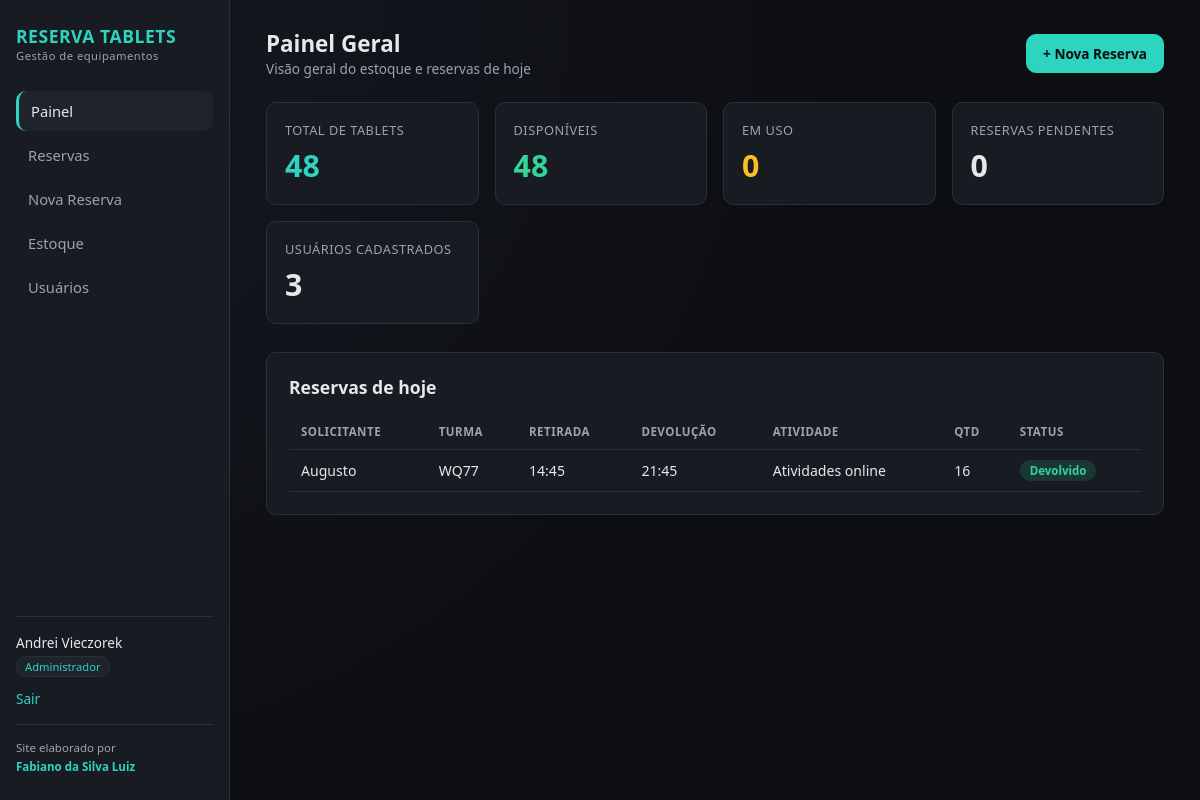
/ (signed in), run on the app's committed database.
### app.py (models this page shows, shortened)
class User(UserMixin, db.Model):
    __tablename__ = "users"
    id = db.Column(db.Integer, primary_key=True)
    nome = db.Column(db.String(120), nullable=False)
    username = db.Column(db.String(80), unique=True, nullable=False)
    senha_hash = db.Column(db.String(255), nullable=False)
    role = db.Column(db.String(20), nullable=False, default="professor")
    ativo = db.Column(db.Boolean, default=True)
    criado_em = db.Column(db.DateTime, default=datetime.utcnow)
    reservas = db.relationship("Reserva", backref="professor", lazy=True)
    @property
    def label_role(self):
        return ROLE_LABELS.get(self.role, self.role)

class Estoque(db.Model):
    __tablename__ = "estoque"
    id = db.Column(db.Integer, primary_key=True)
    total_tablets = db.Column(db.Integer, nullable=False, default=70)
    atualizado_em = db.Column(db.DateTime, default=datetime.utcnow, onupdate=datetime.utcnow)
    @staticmethod
    def get():
        e = Estoque.query.first()
        if not e:
            e = Estoque(total_tablets=70)
            db.session.add(e)
            db.session.commit()
        return e

class Reserva(db.Model):
    __tablename__ = "reservas"
    id = db.Column(db.Integer, primary_key=True)
    nome = db.Column(db.String(120), nullable=False)
    turma = db.Column(db.String(50))
    data = db.Column(db.Date, nullable=False)
    horario_retirada = db.Column(db.String(10))
    horario_devolucao = db.Column(db.String(10))
    atividade = db.Column(db.String(255))
    quantidade_solicitada = db.Column(db.Integer, nullable=False, default=1)
    quantidade_devolvida = db.Column(db.Integer, default=0)
    status = db.Column(db.String(20), default="pendente")  # pendente, retirado, devolvido, cancelado
    criado_em = db.Column(db.DateTime, default=datetime.utcnow)
    professor_id = db.Column(db.Integer, db.ForeignKey("users.id"), nullable=True)
    @property
    def label_status(self):
        return STATUS_LABELS.get(self.status, self.status)

### app.py (the view)
@app.route("/")
@login_required
def dashboard():
    estoque = Estoque.get()
    em_uso = tablets_em_uso()
    disponiveis = estoque.total_tablets - em_uso
    if current_user.role == "professor":
        minhas_reservas = Reserva.query.filter_by(professor_id=current_user.id).order_by(Reserva.data.desc()).limit(10).all()
        return render_template(
            "dashboard_professor.html",
            estoque=estoque, em_uso=em_uso, disponiveis=disponiveis,
            minhas_reservas=minhas_reservas
        )
    else:
        hoje = date.today()
        reservas_hoje = Reserva.query.filter_by(data=hoje).order_by(Reserva.horario_retirada).all()
        pendentes = Reserva.query.filter_by(status="pendente").count()
        retirados = Reserva.query.filter_by(status="retirado").count()
        total_usuarios = User.query.count()
        return render_template(
            "dashboard_admin.html",
            estoque=estoque, em_uso=em_uso, disponiveis=disponiveis,
            reservas_hoje=reservas_hoje, pendentes=pendentes, retirados=retirados,
            total_usuarios=total_usuarios
        )

### app.py (called while the page is built)
@login_manager.user_loader
def load_user(user_id):
    return User.query.get(int(user_id))

def tablets_em_uso():
    total = db.session.query(db.func.coalesce(db.func.sum(Reserva.quantidade_solicitada), 0)).filter(
        Reserva.status == "retirado"
    ).scalar()
    return total or 0

### templates/dashboard_admin.html (shortened to what this page needs)
{% extends "base.html" %}
{% block content %}
<div class="topbar">
  <div>
    <h1>Painel Geral</h1>
    <div class="subtitle">Visão geral do estoque e reservas de hoje</div>
  </div>
  <a href="{{ url_for('nova_reserva') }}" class="btn btn-primary">+ Nova Reserva</a>
</div>
<div class="cards">
  <div class="card accent">
    <div class="label">Total de Tablets</div>
    <div class="value">{{ estoque.total_tablets }}</div>
  </div>
  <div class="card success">
    <div class="label">Disponíveis</div>
    <div class="value">{{ disponiveis }}</div>
  </div>
  <div class="card warning">
    <div class="label">Em uso</div>
    <div class="value">{{ em_uso }}</div>
  </div>
  <div class="card">
    <div class="label">Reservas pendentes</div>
    <div class="value">{{ pendentes }}</div>
  </div>
  <div class="card">
    <div class="label">Usuários cadastrados</div>
    <div class="value">{{ total_usuarios }}</div>
  </div>
</div>
<div class="panel">
  <h2>Reservas de hoje</h2>
  {% if reservas_hoje %}
  <table>
    <thead>
      <tr>
        <th>Solicitante</th><th>Turma</th><th>Retirada</th><th>Devolução</th><th>Atividade</th><th>Qtd</th><th>Status</th>
      </tr>
    </thead>
    <tbody>
      {% for r in reservas_hoje %}
      <tr>
        <td>{{ r.nome }}</td>
        <td>{{ r.turma or '-' }}</td>
        <td>{{ r.horario_retirada or '-' }}</td>
        <td>{{ r.horario_devolucao or '-' }}</td>
        <td>{{ r.atividade or '-' }}</td>
        <td>{{ r.quantidade_solicitada }}</td>
        <td><span class="badge badge-{{ r.status }}">{{ r.label_status }}</span></td>
      </tr>
      {% endfor %}
    </tbody>
  </table>
  {% else %}
  <div class="empty-state">Nenhuma reserva para hoje.</div>
  {% endif %}
</div>
{% endblock %}

### templates/base.html (shortened to what this page needs)
<!DOCTYPE html>
<html lang="pt-br">
<head>
  <link rel="stylesheet" href="{{ url_for('static', filename='css/style.css') }}">
</head>
<body>
  {% if current_user.is_authenticated %}
  <div class="layout">
    <aside class="sidebar">
      <div class="brand">RESERVA TABLETS<small>Gestão de equipamentos</small></div>
      <nav>
        <a href="{{ url_for('dashboard') }}" class="{% if request.endpoint == 'dashboard' %}active{% endif %}">Painel</a>
        <a href="{{ url_for('listar_reservas') }}" class="{% if request.endpoint == 'listar_reservas' %}active{% endif %}">Reservas</a>
        <a href="{{ url_for('nova_reserva') }}" class="{% if request.endpoint == 'nova_reserva' %}active{% endif %}">Nova Reserva</a>
        {% if current_user.role in ['chefe_geral', 'admin'] %}
        <a href="{{ url_for('estoque_view') }}" class="{% if request.endpoint == 'estoque_view' %}active{% endif %}">Estoque</a>
        <a href="{{ url_for('listar_usuarios') }}" class="{% if request.endpoint in ['listar_usuarios','novo_usuario'] %}active{% endif %}">Usuários</a>
        {% endif %}
      </nav>
      <div class="user-box">
        <div>{{ current_user.nome }}</div>
        <span class="role-badge">{{ current_user.label_role }}</span>
        <div style="margin-top:12px;">
          <a href="{{ url_for('logout') }}">Sair</a>
        </div>
      </div>
      <div class="sidebar-footer">Site elaborado por<br><strong>Fabiano da Silva Luiz</strong></div>
    </aside>
    <main class="main">
      {% block content %}{% endblock %}
    </main>
  </div>
  {% endif %}
</body>
</html>

### static/css/style.css (style rules this page uses)
:root { --bg: #0f1115; --bg-card: #181b22; --bg-card-alt: #1f232c; --border: #2a2f3a; --text: #e6e8ec; --text-muted: #9aa3b2; --accent: #2dd4bf; --accent-dark: #14b8a6; --danger: #f87171; --warning: #fbbf24; --success: #34d399; --info: #60a5fa; --radius: 10px; }
* { box-sizing: border-box; }
body { margin: 0; font-family: "Segoe UI", Arial, sans-serif; background: radial-gradient(circle at top left, #161922 0%, #0c0e12 60%); color: var(--text); min-height: 100vh; }
a { color: var(--accent); text-decoration: none; }
.layout { display: flex; min-height: 100vh; }
.sidebar { width: 230px; background: var(--bg-card); border-right: 1px solid var(--border); padding: 24px 16px; display: flex; flex-direction: column; }
.sidebar .brand { font-size: 1.1rem; font-weight: 700; letter-spacing: 0.5px; color: var(--accent); margin-bottom: 4px; }
.sidebar .brand small { display: block; color: var(--text-muted); font-weight: 400; font-size: 0.7rem; }
.sidebar nav { margin-top: 24px; flex: 1; }
.sidebar nav a { display: block; padding: 10px 12px; border-radius: var(--radius); color: var(--text-muted); font-size: 0.92rem; margin-bottom: 4px; }
.sidebar nav a:hover, .sidebar nav a.active { background: var(--bg-card-alt); color: var(--text); border-left: 3px solid var(--accent); }
.sidebar .user-box { border-top: 1px solid var(--border); padding-top: 16px; font-size: 0.85rem; }
.sidebar .user-box .role-badge { display: inline-block; margin-top: 4px; padding: 2px 8px; font-size: 0.7rem; border-radius: 999px; background: var(--bg-card-alt); color: var(--accent); border: 1px solid var(--border); }
.main { flex: 1; padding: 28px 36px; }
.topbar { display: flex; justify-content: space-between; align-items: center; margin-bottom: 24px; }
.topbar h1 { font-size: 1.4rem; margin: 0; }
.topbar .subtitle { color: var(--text-muted); font-size: 0.85rem; }
.cards { display: grid; grid-template-columns: repeat(auto-fit, minmax(180px, 1fr)); gap: 16px; margin-bottom: 28px; }
.card { background: var(--bg-card); border: 1px solid var(--border); border-radius: var(--radius); padding: 18px; }
.card .label { color: var(--text-muted); font-size: 0.8rem; text-transform: uppercase; letter-spacing: 0.5px; }
.card .value { font-size: 1.9rem; font-weight: 700; margin-top: 6px; }
.card.accent .value { color: var(--accent); }
.card.success .value { color: var(--success); }
.card.warning .value { color: var(--warning); }
.panel { background: var(--bg-card); border: 1px solid var(--border); border-radius: var(--radius); padding: 22px; margin-bottom: 24px; }
.panel h2 { margin-top: 0; font-size: 1.1rem; }
table { width: 100%; border-collapse: collapse; font-size: 0.88rem; }
th, td { text-align: left; padding: 10px 12px; border-bottom: 1px solid var(--border); }
th { color: var(--text-muted); font-weight: 600; text-transform: uppercase; font-size: 0.72rem; letter-spacing: 0.5px; }
.badge { padding: 3px 10px; border-radius: 999px; font-size: 0.72rem; font-weight: 600; display: inline-block; }
.badge-devolvido { background: rgba(52,211,153,0.15); color: var(--success); }
.btn { display: inline-block; padding: 9px 16px; border-radius: var(--radius); border: 1px solid var(--border); background: var(--bg-card-alt); color: var(--text); cursor: pointer; font-size: 0.85rem; font-weight: 600; }
.btn-primary { background: var(--accent); color: #0a0c0f; border-color: var(--accent); }
.sidebar-footer { margin-top: 16px; padding-top: 14px; border-top: 1px solid var(--border); font-size: 0.72rem; color: var(--text-muted); line-height: 1.6; }
.sidebar-footer strong { color: var(--accent); font-weight: 600; }

### data on the page
User: nome "Andrei Vieczorek", label_role "Administrador"
Estoque: total_tablets "48"
Reserva: nome "Augusto", turma "WQ77", horario_retirada "14:45", horario_devolucao "21:45", atividade "Atividades online", quantidade_solicitada "16", label_status "Devolvido"

### other printed values
{{ disponiveis }} "48"
{{ em_uso }} "0"
{{ pendentes }} "0"
{{ total_usuarios }} "3"
